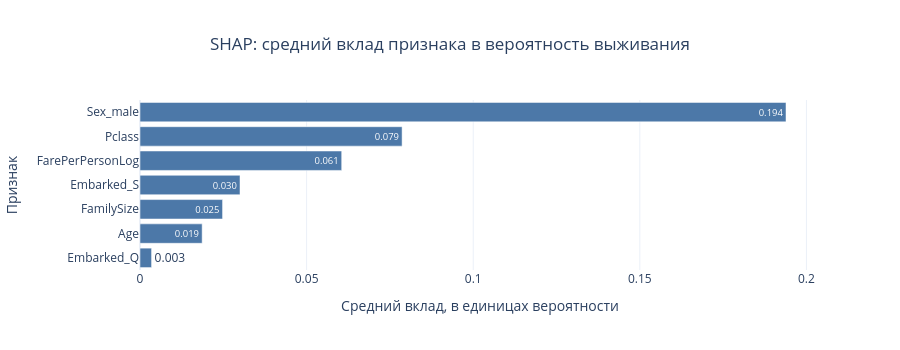

The notebook cell this image was saved under:
### Markdown cell above
**2. SHAP глобально.** SHAP раскладывает каждое предсказание на вклады признаков: базовая вероятность + сумма вкладов = предсказание модели для пассажира. Усредняем вклад по всем пассажирам теста — получаем глобальную важность в единицах вероятности.

### Code cell
import shap

explainer = shap.TreeExplainer(rf)
sv = np.array(explainer.shap_values(X_test))

# У бинарной классификации shap возвращает вклады для двух классов — берём класс «выжил»
shap_values = sv[:, :, 1] if sv.ndim == 3 else sv
base_value = float(np.array(explainer.expected_value).ravel()[-1])

shap_imp = pd.Series(np.abs(shap_values).mean(axis=0), index=X.columns).sort_values()
fig = px.bar(
    shap_imp, orientation="h",
    text_auto=".3f",
    color_discrete_sequence=["#4C78A8"],
    template="plotly_white", height=350,
    title="SHAP: средний вклад признака в вероятность выживания",
    labels={"value": "Средний вклад, в единицах вероятности", "index": "Признак"}
)
fig.update_layout(title_x=0.5, showlegend=False)
fig.show()

print(f"Базовая вероятность (средняя по обучению): {base_value:.2f}")
print("Важно: SHAP объясняет модель, а не реальность — если модель переобучилась на шум, то SHAP честно покажет, что она им пользуется.")

### Figure 1 — Plotly figure (JSON) as saved in the notebook; plotly's stock layout.template omitted (floating-point values rounded to 4 significant figures)
{"data": [{"hovertemplate": "variable=0<br>Средний вклад, в единицах вероятности=%{x}<br>Признак=%{y}<extra></extra>", "legendgroup": "0", "marker": {"color": "#4C78A8", "pattern": {"shape": ""}}, "name": "0", "orientation": "h", "showlegend": true, "textposition": "auto", "texttemplate": "%{x:.3f}", "type": "bar", "x": [0.003473, 0.01865, 0.02478, 0.03001, 0.06053, 0.07866, 0.1939], "xaxis": "x", "y": ["Embarked_Q", "Age", "FamilySize", "Embarked_S", "FarePerPersonLog", "Pclass", "Sex_male"], "yaxis": "y"}], "layout": {"barmode": "relative", "height": 350, "legend": {"title": {"text": "variable"}, "tracegroupgap": 0}, "showlegend": false, "title": {"text": "SHAP: средний вклад признака в вероятность выживания", "x": 0.5}, "xaxis": {"anchor": "y", "domain": [0, 1], "title": {"text": "Средний вклад, в единицах вероятности"}}, "yaxis": {"anchor": "x", "domain": [0, 1], "title": {"text": "Признак"}}}}
